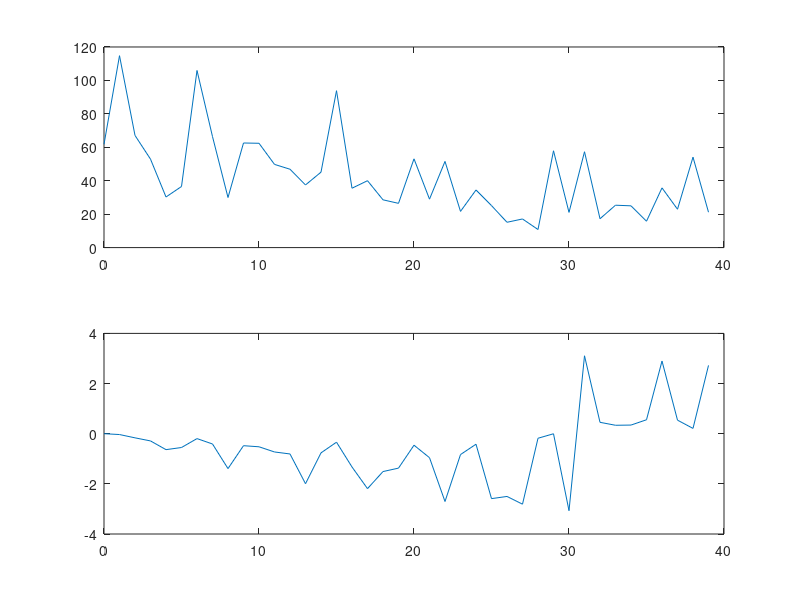

MATLAB code to generate this figure:
%% Frequency Response of FIR Filters: Lab P-12: 3 Lab Exercise

%% 3.1a)
% We will cascade these filters by convolution, which will be performed by
% multiplication of their transfer functions.
%% 
% First we'll find the transfer function of the general filter
%%
% Y(z) = X(z) - 2cos(wn)z^-1X(z) + z^-2X(z)
%%
% H(z) = 1 - 2cos(wn)z^-1 + z^-2
%%
% Now we'll introduce the nulling frequencies 0.44pi and 0.7pi
%%
% H1(z) = 1 - 2cos(0.44pi)z^-1 + z^-2
%%
% H2(z) = 1 - 2cos(0.7pi)z^-1 + z^-2
%%
% Performing the convolution
%%
% (1 - 2cos(0.44pi)z^-1 + z^-2)(1 - 2cos(0.44pi)z^-1 + z^-2)
%%
% Yields the fourth order filter
%%
% 1 + (-2cos(0.7pi) - 2cos(0.44pi)))z^-1 + (2 + 4cos(0.44pi)cos(0.7pi))z^-2
% + (-2cos(0.44pi) - 2cos(0.7pi))z^-3 + z^-4
%%
% Resulting in the following coefficients

b = [1 -2*cos(0.7*pi)-2*cos(0.44*pi) 2+4*cos(0.44*pi)*cos(0.7*pi) -2*cos(0.44*pi)-2*cos(0.7*pi) 1]

%% 3.1b)
% Generate input signal

n = [0:149];
x = 5*cos(0.3*pi*n) + 22*cos(0.44*pi*n-pi/3) + 22*cos(0.7*pi*n-pi/4);

%% 3.1c)
% Find frequency response of cascaded filter

w = -pi:pi/100:pi;
H = freqz(b, 1, w);

%%
% Pass input through filter

y = conv(H,x);

%% 3.1d)
% Plot output signal

subplot(2,1,1)
plot(0:39, abs(y(1:40)))
subplot(2,1,2)
plot(0:39, angle(y(1:40)))

%%
% Determine output signal by hand for n >= 5



%% 3.1e)

%% 3.1f)

%% 3.2